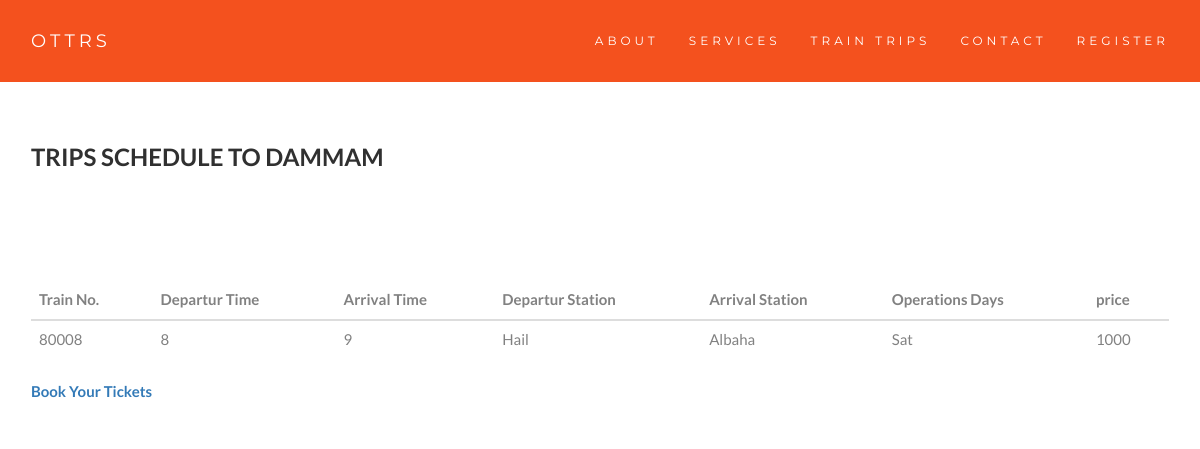
Page /schedule.php?id_ci=1 on the committed database.
### tables this page shows
CREATE TABLE `trip` (
  `city_id` int(11) NOT NULL,
  `tripon` int(20) NOT NULL,
  `DeparturTime` varchar(80) NOT NULL,
  `ArrivalTime` varchar(80) NOT NULL,
  `city_to` int(11) NOT NULL,
  `OperationsDays` varchar(90) NOT NULL,
  `price` varchar(50) NOT NULL,
  `date_trav` varchar(100) NOT NULL
);

CREATE TABLE `city` (
  `id` int(11) NOT NULL,
  `city_name` varchar(250) NOT NULL,
  `spath` text NOT NULL
);

### schedule.php (the view, shortened to what this page needs)
<?php
require "conne.php";
?>
<!DOCTYPE html>
<html lang="en">
  <head>
    <link rel="stylesheet" href="https://maxcdn.bootstrapcdn.com/bootstrap/3.4.1/css/bootstrap.min.css">
    <link href="css/main.css" rel="stylesheet">
  </head>
  <body id="myPage" data-spy="scroll" data-target=".navbar" data-offset="60">
    <nav class="navbar navbar-default navbar-fixed-top">
      <div class="container">
        <div class="navbar-header">
          <a class="navbar-brand" href="#myPage">OTTRS</a>
        </div>
        <div class="collapse navbar-collapse" id="myNavbar">
          <ul class="nav navbar-nav navbar-right">
            <li><a href="#about">ABOUT</a></li>
            <li><a href="#services">SERVICES</a></li>
            <li><a href="#traintrips">TRAIN TRIPS</a></li>
            <li><a href="#contact">CONTACT</a></li>
            <?php
            if(isset($_SESSION['email'])){
              echo '<li><a href="checkout.php">Check Out</a></li></li>
              <li><a href="logout.php">Logout</a></li></li>
              ';
            }
            else{
              echo'<li><a href="#register">REGISTER</a></li>';
            }
            ?>
          </ul>
        </div>
      </div>
    </nav>
    <br><br><br><br>
    <div class="container">
      <h2>Trips Schedule To Dammam</h2>
      <br><br><br>
      <table class="table table-borderless">
        <thead class="thead-light">
          <tr>
            <th>Train No.</th>
            <th>Departur Time</th>
            <th>Arrival Time</th>
            <th>Departur Station</th>
            <th>Arrival Station</th>
            <th>Operations Days</th>
            <th>price</th>
          </tr>
        </thead>
        <tbody>
         <?php
         $id_ci=strip_tags($_GET['id_ci']);
         $sql_teb="SELECT * FROM trip LEFT JOIN city ON trip.city_to=city.id WHERE trip.city_to='$id_ci'";
         $res=mysqli_query($mycon,$sql_teb);
         while ($rows=mysqli_fetch_array($res)) {
          echo '
         <tr>
         <td>'.$rows['tripon'].'</td>
         <td>'.$rows['DeparturTime'].'</td>
         <td>'.$rows['ArrivalTime'].'</td>
         ';
    $sql_city="SELECT * FROM city WHERE id='$rows[city_id]'";
    $res=mysqli_query($mycon,$sql_city);
    $ciy='';
    while ($rowe=mysqli_fetch_array($res)) {
      $ciy=$rowe['city_name'];
    }
         echo '<td>'.$ciy.'</td>
         <td>'.$rows['city_name'].'</td>
         <td>'.$rows['OperationsDays'].'</td>
         <td>'.$rows['price'].'</td>';
         echo '</tr>
          ';
         }
         ?>
        </tbody>
      </table>
      <div class="form-btn">
        <a class="submit-btn" href="book.html"><b>Book Your Tickets </b></a>
      </div>
    </div>
  </body>
</html>

### css/main.css (style rules this page uses)
body { font: 400 15px Lato, sans-serif; line-height: 1.8; color: #818181; }
h2 { font-size: 24px; text-transform: uppercase; color: #303030; font-weight: 600; margin-bottom: 30px; }
.container { padding: 16px; }
.navbar { margin-bottom: 0; background-color: #f4511e; z-index: 9999; border: 0; font-size: 12px !important; line-height: 1.42857143 !important; letter-spacing: 4px; border-radius: 0; font-family: Montserrat, sans-serif; }
.navbar li a, .navbar .navbar-brand { color: #fff !important; }

### rows in the picture
trip: tripon "80008", DeparturTime "8", ArrivalTime "9", city.city_name "Hail", city.city_name "Albaha", OperationsDays "Sat", price "1000"
